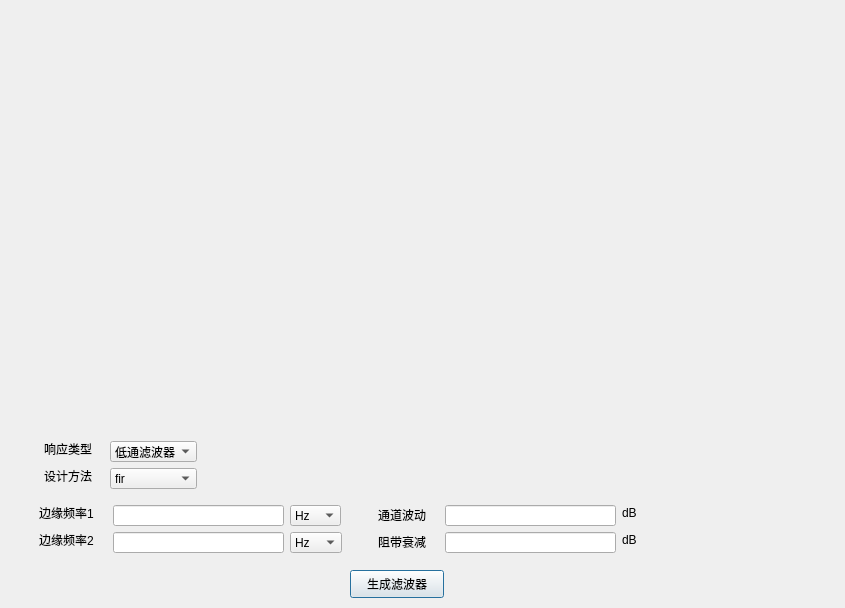
<?xml version="1.0" encoding="UTF-8"?>
<ui version="4.0">
 <class>Dialog_filter</class>
 <widget class="QDialog" name="Dialog_filter">
  <property name="geometry">
   <rect>
    <x>0</x>
    <y>0</y>
    <width>845</width>
    <height>608</height>
   </rect>
  </property>
  <property name="windowTitle">
   <string>Dialog</string>
  </property>
  <widget class="QPushButton" name="design_filter_pushButton">
   <property name="geometry">
    <rect>
     <x>350</x>
     <y>570</y>
     <width>94</width>
     <height>28</height>
    </rect>
   </property>
   <property name="text">
    <string>生成滤波器</string>
   </property>
   <property name="checkable">
    <bool>false</bool>
   </property>
  </widget>
  <widget class="QLineEdit" name="up_dB_lineEdit">
   <property name="geometry">
    <rect>
     <x>445</x>
     <y>505</y>
     <width>171</width>
     <height>21</height>
    </rect>
   </property>
  </widget>
  <widget class="QLineEdit" name="down_dB_lineEdit">
   <property name="geometry">
    <rect>
     <x>445</x>
     <y>532</y>
     <width>171</width>
     <height>21</height>
    </rect>
   </property>
  </widget>
  <widget class="QLabel" name="down_weight_label">
   <property name="geometry">
    <rect>
     <x>378</x>
     <y>532</y>
     <width>61</width>
     <height>20</height>
    </rect>
   </property>
   <property name="text">
    <string>阻带衰减</string>
   </property>
  </widget>
  <widget class="QLabel" name="dB1_label">
   <property name="geometry">
    <rect>
     <x>622</x>
     <y>505</y>
     <width>16</width>
     <height>16</height>
    </rect>
   </property>
   <property name="text">
    <string>dB</string>
   </property>
  </widget>
  <widget class="QLabel" name="up_weight_label">
   <property name="geometry">
    <rect>
     <x>378</x>
     <y>505</y>
     <width>61</width>
     <height>20</height>
    </rect>
   </property>
   <property name="text">
    <string>通道波动</string>
   </property>
  </widget>
  <widget class="QLabel" name="dB2_label">
   <property name="geometry">
    <rect>
     <x>622</x>
     <y>532</y>
     <width>16</width>
     <height>16</height>
    </rect>
   </property>
   <property name="text">
    <string>dB</string>
   </property>
  </widget>
  <widget class="QLineEdit" name="edge2_lineEdit">
   <property name="geometry">
    <rect>
     <x>113</x>
     <y>532</y>
     <width>171</width>
     <height>21</height>
    </rect>
   </property>
  </widget>
  <widget class="QLabel" name="down_edge_label">
   <property name="geometry">
    <rect>
     <x>39</x>
     <y>532</y>
     <width>68</width>
     <height>16</height>
    </rect>
   </property>
   <property name="text">
    <string>边缘频率2</string>
   </property>
  </widget>
  <widget class="QLineEdit" name="edge1_lineEdit">
   <property name="geometry">
    <rect>
     <x>113</x>
     <y>505</y>
     <width>171</width>
     <height>21</height>
    </rect>
   </property>
  </widget>
  <widget class="QLabel" name="up_edge_label">
   <property name="geometry">
    <rect>
     <x>39</x>
     <y>505</y>
     <width>68</width>
     <height>16</height>
    </rect>
   </property>
   <property name="text">
    <string>边缘频率1</string>
   </property>
  </widget>
  <widget class="QComboBox" name="edge2_Hz_Box">
   <property name="geometry">
    <rect>
     <x>290</x>
     <y>532</y>
     <width>52</width>
     <height>21</height>
    </rect>
   </property>
   <item>
    <property name="text">
     <string>Hz</string>
    </property>
   </item>
   <item>
    <property name="text">
     <string>KHz</string>
    </property>
   </item>
   <item>
    <property name="text">
     <string>MHz</string>
    </property>
   </item>
  </widget>
  <widget class="QComboBox" name="edge1_Hz_Box">
   <property name="geometry">
    <rect>
     <x>290</x>
     <y>505</y>
     <width>51</width>
     <height>21</height>
    </rect>
   </property>
   <item>
    <property name="text">
     <string>Hz</string>
    </property>
   </item>
   <item>
    <property name="text">
     <string>KHz</string>
    </property>
   </item>
   <item>
    <property name="text">
     <string>MHz</string>
    </property>
   </item>
  </widget>
  <widget class="QLabel" name="design_label">
   <property name="geometry">
    <rect>
     <x>44</x>
     <y>468</y>
     <width>60</width>
     <height>16</height>
    </rect>
   </property>
   <property name="text">
    <string>设计方法</string>
   </property>
  </widget>
  <widget class="QComboBox" name="design_Box">
   <property name="geometry">
    <rect>
     <x>110</x>
     <y>468</y>
     <width>87</width>
     <height>21</height>
    </rect>
   </property>
   <item>
    <property name="text">
     <string>fir</string>
    </property>
   </item>
   <item>
    <property name="text">
     <string>iir</string>
    </property>
   </item>
  </widget>
  <widget class="QLabel" name="response_label">
   <property name="geometry">
    <rect>
     <x>44</x>
     <y>441</y>
     <width>60</width>
     <height>16</height>
    </rect>
   </property>
   <property name="text">
    <string>响应类型</string>
   </property>
  </widget>
  <widget class="QComboBox" name="respone_Box">
   <property name="geometry">
    <rect>
     <x>110</x>
     <y>441</y>
     <width>87</width>
     <height>21</height>
    </rect>
   </property>
   <item>
    <property name="text">
     <string>低通滤波器</string>
    </property>
   </item>
   <item>
    <property name="text">
     <string>高通滤波器</string>
    </property>
   </item>
  </widget>
 </widget>
 <resources/>
 <connections/>
</ui>
